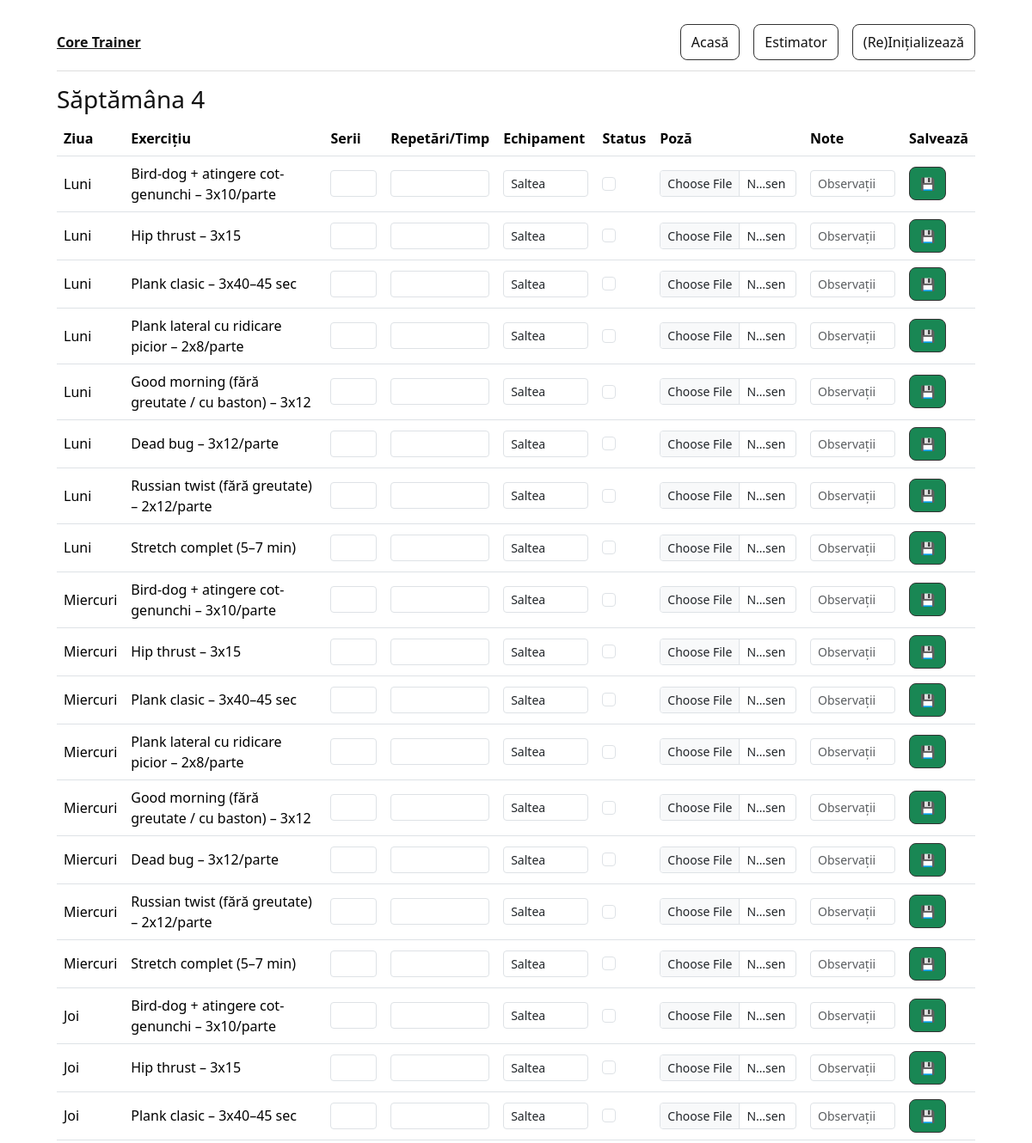
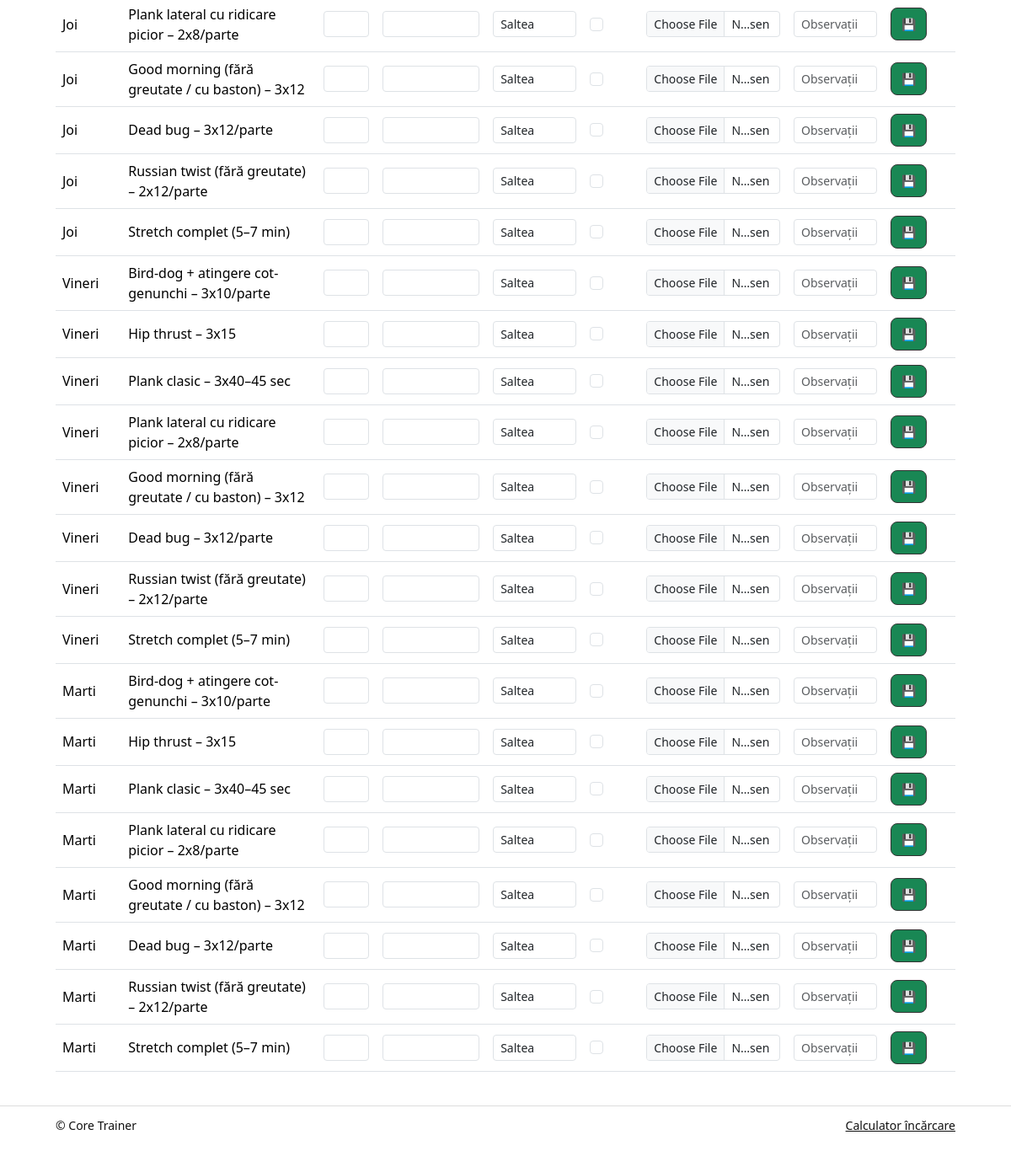
Page /week/4 on the committed database (2 pictures, top to bottom).
### app.py (models this page shows)
class Week(db.Model):
    id = db.Column(db.Integer, primary_key=True)
    number = db.Column(db.Integer, nullable=False)  # 1..4
    created_at = db.Column(db.DateTime, default=datetime.utcnow)
    workouts = db.relationship("Workout", backref="week", lazy=True, cascade="all, delete-orphan")

class Workout(db.Model):
    id = db.Column(db.Integer, primary_key=True)
    week_id = db.Column(db.Integer, db.ForeignKey("week.id"), nullable=False)
    day = db.Column(db.String(20), nullable=False)  # Luni..Vineri
    exercise = db.Column(db.String(120), nullable=False)
    sets = db.Column(db.String(20), default="")
    reps_time = db.Column(db.String(20), default="")
    equipment = db.Column(db.String(60), default="")
    done = db.Column(db.Boolean, default=False)
    image_path = db.Column(db.String(255), default="")
    notes = db.Column(db.String(255), default="")

### app.py (the view)
@app.route("/week/<int:number>")
def view_week(number):
    week = Week.query.filter_by(number=number).first_or_404()
    order = {"Luni":1,"Marți":2,"Miercuri":3,"Joi":4,"Vineri":5}
    workouts = sorted(week.workouts, key=lambda w: (order.get(w.day, 99), w.id))
    return render_template("week.html", week=week, workouts=workouts)

### templates/week.html (shortened to what this page needs)
{% extends 'base.html' %}
{% block content %}
<h3>Săptămâna {{ week.number }}</h3>
<div class="table-responsive">
<table class="table align-middle">
  <thead>
    <tr>
      <th>Ziua</th><th>Exercițiu</th><th>Serii</th><th>Repetări/Timp</th><th>Echipament</th><th>Status</th><th>Poză</th><th>Note</th><th>Salvează</th>
    </tr>
  </thead>
  <tbody>
  {% for w in workouts %}
    <tr class="{% if w.done %}done-row{% endif %}">
      <form action="{{ url_for('update_workout', w_id=w.id) }}" method="post" enctype="multipart/form-data">
      <td>{{ w.day }}</td>
      <td>{{ w.exercise }}</td>
      <td style="max-width:90px"><input class="form-control form-control-sm" name="sets" value="{{ w.sets or '' }}"></td>
      <td style="max-width:120px"><input class="form-control form-control-sm" name="reps_time" value="{{ w.reps_time or '' }}"></td>
      <td style="max-width:120px"><input class="form-control form-control-sm" name="equipment" value="{{ w.equipment or '' }}"></td>
      <td><input class="form-check-input" type="checkbox" name="done" {% if w.done %}checked{% endif %}></td>
      <td>
        <input class="form-control form-control-sm" type="file" name="image" accept="image/*">
      </td>
      <td style="max-width:180px">
        <input class="form-control form-control-sm" name="notes" value="{{ w.notes or '' }}" placeholder="Observații">
      </td>
      <td><button class="btn btn-success btn-sm" type="submit">💾</button></td>
      </form>
    </tr>
  {% endfor %}
  </tbody>
</table>
</div>
{% endblock %}

### templates/base.html (style rules this page uses)
:root { --gap: 16px; --border:#ddd; --bg:#fff; --text:#111; }
body { margin:0; padding: 16px 0 100px; background: var(--bg); color: var(--text); font-family: system-ui, -apple-system, Segoe UI, Roboto, Arial, sans-serif; }
.btn { display:inline-block; padding:8px 12px; border:1px solid #333; border-radius:8px; text-decoration:none; color:#111; }

### rows in the picture
Week: number "4"
Workout: day "Luni", exercise "Bird-dog + atingere cot-genunchi – 3x10/parte", equipment "Saltea"
Workout: day "Luni", exercise "Hip thrust – 3x15", equipment "Saltea"
Workout: day "Luni", exercise "Plank clasic – 3x40–45 sec", equipment "Saltea"
Workout: day "Luni", exercise "Plank lateral cu ridicare picior – 2x8/parte", equipment "Saltea"
Workout: day "Luni", exercise "Good morning (fără greutate / cu baston) – 3x12", equipment "Saltea"
Workout: day "Luni", exercise "Dead bug – 3x12/parte", equipment "Saltea"
Workout: day "Luni", exercise "Russian twist (fără greutate) – 2x12/parte", equipment "Saltea"
Workout: day "Luni", exercise "Stretch complet (5–7 min)", equipment "Saltea"
Workout: day "Miercuri", exercise "Bird-dog + atingere cot-genunchi – 3x10/parte", equipment "Saltea"
Workout: day "Miercuri", exercise "Hip thrust – 3x15", equipment "Saltea"
Workout: day "Miercuri", exercise "Plank clasic – 3x40–45 sec", equipment "Saltea"
Workout: day "Miercuri", exercise "Plank lateral cu ridicare picior – 2x8/parte", equipment "Saltea"
Workout: day "Miercuri", exercise "Good morning (fără greutate / cu baston) – 3x12", equipment "Saltea"
Workout: day "Miercuri", exercise "Dead bug – 3x12/parte", equipment "Saltea"
Workout: day "Miercuri", exercise "Russian twist (fără greutate) – 2x12/parte", equipment "Saltea"
Workout: day "Miercuri", exercise "Stretch complet (5–7 min)", equipment "Saltea"
Workout: day "Joi", exercise "Bird-dog + atingere cot-genunchi – 3x10/parte", equipment "Saltea"
Workout: day "Joi", exercise "Hip thrust – 3x15", equipment "Saltea"
Workout: day "Joi", exercise "Plank clasic – 3x40–45 sec", equipment "Saltea"
Workout: day "Joi", exercise "Plank lateral cu ridicare picior – 2x8/parte", equipment "Saltea"
Workout: day "Joi", exercise "Good morning (fără greutate / cu baston) – 3x12", equipment "Saltea"
Workout: day "Joi", exercise "Dead bug – 3x12/parte", equipment "Saltea"
Workout: day "Joi", exercise "Russian twist (fără greutate) – 2x12/parte", equipment "Saltea"
Workout: day "Joi", exercise "Stretch complet (5–7 min)", equipment "Saltea"
Workout: day "Vineri", exercise "Bird-dog + atingere cot-genunchi – 3x10/parte", equipment "Saltea"
Workout: day "Vineri", exercise "Hip thrust – 3x15", equipment "Saltea"
Workout: day "Vineri", exercise "Plank clasic – 3x40–45 sec", equipment "Saltea"
Workout: day "Vineri", exercise "Plank lateral cu ridicare picior – 2x8/parte", equipment "Saltea"
Workout: day "Vineri", exercise "Good morning (fără greutate / cu baston) – 3x12", equipment "Saltea"
Workout: day "Vineri", exercise "Dead bug – 3x12/parte", equipment "Saltea"
Workout: day "Vineri", exercise "Russian twist (fără greutate) – 2x12/parte", equipment "Saltea"
Workout: day "Vineri", exercise "Stretch complet (5–7 min)", equipment "Saltea"
Workout: day "Marti", exercise "Bird-dog + atingere cot-genunchi – 3x10/parte", equipment "Saltea"
Workout: day "Marti", exercise "Hip thrust – 3x15", equipment "Saltea"
Workout: day "Marti", exercise "Plank clasic – 3x40–45 sec", equipment "Saltea"
Workout: day "Marti", exercise "Plank lateral cu ridicare picior – 2x8/parte", equipment "Saltea"
Workout: day "Marti", exercise "Good morning (fără greutate / cu baston) – 3x12", equipment "Saltea"
Workout: day "Marti", exercise "Dead bug – 3x12/parte", equipment "Saltea"
Workout: day "Marti", exercise "Russian twist (fără greutate) – 2x12/parte", equipment "Saltea"
Workout: day "Marti", exercise "Stretch complet (5–7 min)", equipment "Saltea"
